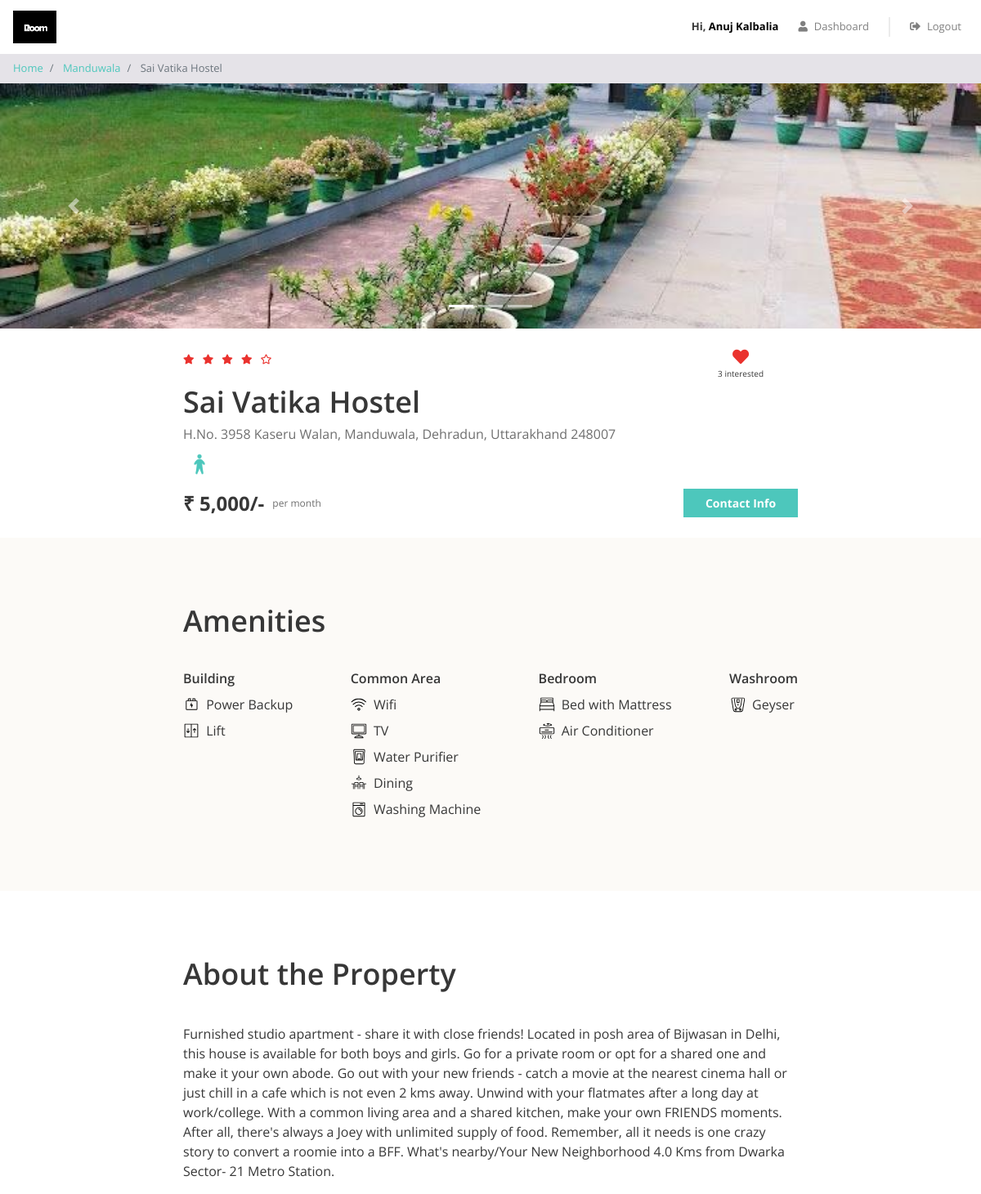
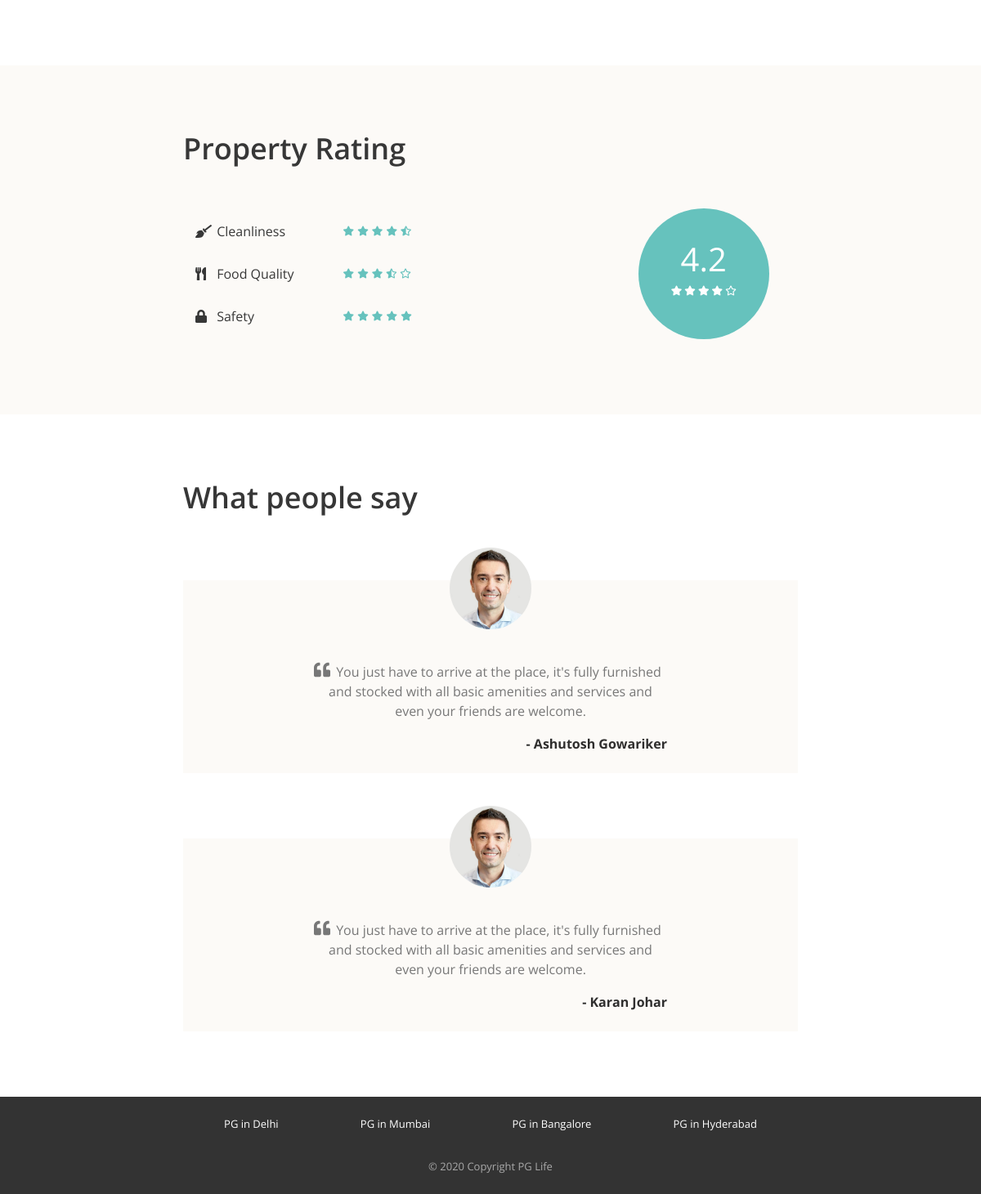
Screenshot of /property_detail.php?property_id=1 (signed in) with the database file from the repository (2 pictures, top to bottom).
### tables this page shows
CREATE TABLE `properties` (
  `id` int(11) NOT NULL,
  `city_id` int(11) NOT NULL,
  `name` varchar(100) NOT NULL,
  `address` varchar(100) NOT NULL,
  `description` longtext NOT NULL,
  `gender` enum('male','female','unisex') NOT NULL,
  `rent` int(11) NOT NULL,
  `rating_clean` float(2,1) NOT NULL,
  `rating_food` float(2,1) NOT NULL,
  `rating_safety` float(2,1) NOT NULL
);

CREATE TABLE `cities` (
  `id` int(11) NOT NULL,
  `name` varchar(100) NOT NULL
);

CREATE TABLE `amenities` (
  `id` int(11) NOT NULL,
  `name` varchar(100) NOT NULL,
  `type` varchar(100) NOT NULL,
  `icon` varchar(100) NOT NULL
);

CREATE TABLE `testimonials` (
  `id` int(11) NOT NULL,
  `property_id` int(11) NOT NULL,
  `user_name` varchar(100) NOT NULL,
  `content` longtext NOT NULL
);

### property_detail.php (the view, shortened to what this page needs)
<?php
require "includes/database_connect.php";
$user_id = isset($_SESSION['user_id']) ? $_SESSION['user_id'] : NULL;
$property_id = $_GET["property_id"];
$sql_1 = "SELECT *, p.id AS property_id, p.name AS property_name, c.name AS city_name
            FROM properties p
            INNER JOIN cities c ON p.city_id = c.id
            WHERE p.id = $property_id";
$result_1 = mysqli_query($conn, $sql_1);
$property = mysqli_fetch_assoc($result_1);
$sql_2 = "SELECT * FROM testimonials WHERE property_id = $property_id";
$result_2 = mysqli_query($conn, $sql_2);
$testimonials = mysqli_fetch_all($result_2, MYSQLI_ASSOC);
$sql_3 = "SELECT a.*
            FROM amenities a
            INNER JOIN properties_amenities pa ON a.id = pa.amenity_id
            WHERE pa.property_id = $property_id";
$result_3 = mysqli_query($conn, $sql_3);
$amenities = mysqli_fetch_all($result_3, MYSQLI_ASSOC);
$sql_4 = "SELECT * FROM interested_users_properties WHERE property_id = $property_id";
$result_4 = mysqli_query($conn, $sql_4);
$interested_users = mysqli_fetch_all($result_4, MYSQLI_ASSOC);
$interested_users_count = mysqli_num_rows($result_4);
?>
<!DOCTYPE html>
<html lang="en">
<head>
    <?php
    include "includes/head_links.php";
    ?>
    <link href="css/property_detail.css" rel="stylesheet" />
</head>
<body>
    <?php
    include "includes/header.php";
    ?>
    <nav aria-label="breadcrumb">
        <ol class="breadcrumb py-2">
            <li class="breadcrumb-item">
                <a href="index.php">Home</a>
            </li>
            <li class="breadcrumb-item">
                <a href="property_list.php?city=<?= $property['city_name']; ?>"><?= $property['city_name']; ?></a>
            </li>
            <li class="breadcrumb-item active" aria-current="page">
                <?= $property['property_name']; ?>
            </li>
        </ol>
    </nav>
    <div id="property-images" class="carousel slide" data-ride="carousel">
        <ol class="carousel-indicators">
            <?php
            $property_images = glob("img/properties/" . $property['property_id'] . "/*");
            foreach ($property_images as $index => $property_image) {
            ?>
                <li data-target="#property-images" data-slide-to="<?= $index ?>" class="<?= $index == 0 ? "active" : ""; ?>"></li>
            <?php
            }
            ?>
        </ol>
        <div class="carousel-inner">
            <?php
            foreach ($property_images as $index => $property_image) {
            ?>
                <div class="carousel-item <?= $index == 0 ? "active" : ""; ?>">
                    <img class="d-block w-100" src="<?= $property_image ?>" alt="slide">
                </div>
            <?php
            }
            ?>
        </div>
        <a class="carousel-control-prev" href="#property-images" role="button" data-slide="prev">
            <span class="carousel-control-prev-icon" aria-hidden="true"></span>
        </a>
        <a class="carousel-control-next" href="#property-images" role="button" data-slide="next">
            <span class="carousel-control-next-icon" aria-hidden="true"></span>
        </a>
    </div>
    <div class="property-summary page-container">
        <div class="row no-gutters justify-content-between">
            <?php
            $total_rating = ($property['rating_clean'] + $property['rating_food'] + $property['rating_safety']) / 3;
            $total_rating = round($total_rating, 1);
            ?>
            <div class="star-container" title="<?= $total_rating ?>">
                <?php
                $rating = $total_rating;
                for ($i = 0; $i < 5; $i++) {
                    if ($rating >= $i + 0.8) {
                ?>
                        <i class="fas fa-star"></i>
                    <?php
                    } elseif ($rating >= $i + 0.3) {
                    ?>
                        <i class="fas fa-star-half-alt"></i>
                    <?php
                    } else {
                    ?>
                        <i class="far fa-star"></i>
                <?php
                    }
                }
                ?>
            </div>
            <div class="interested-container">
                <?php
                $is_interested = false;
                foreach ($interested_users as $interested_user) {
                    if ($interested_user['user_id'] == $user_id) {
                        $is_interested = true;
                    }
                }
                if ($is_interested) {
                ?>
                    <i class="is-interested-image fas fa-heart"></i>
                <?php
                } else {
                ?>
                    <i class="is-interested-image far fa-heart"></i>
                <?php
                }
                ?>
                <div class="interested-text">
                    <span class="interested-user-count"><?= $interested_users_count ?></span> interested
                </div>
            </div>
        </div>
        <div class="detail-container">
            <div class="property-name"><?= $property['property_name'] ?></div>
            <div class="property-address"><?= $property['address'] ?></div>
            <div class="property-gender">
                <?php
                if ($property['gender'] == "male") {
                ?>
                    <img src="img/male.png">
                <?php
                } elseif ($property['gender'] == "female") {
                ?>
                    <img src="img/female.png">
                <?php
                } else {
                ?>
                    <img src="img/unisex.png">
                <?php
                }
                ?>
            </div>
        </div>
        <div class="row no-gutters">
            <div class="rent-container col-6">
                <div class="rent">₹ <?= number_format($property['rent']) ?>/-</div>
                <div class="rent-unit">per month</div>
            </div>
            <div class="button-container col-6">
                <a href="#" class="btn btn-primary">Contact Info</a>
            </div>
        </div>
    </div>
    <div class="property-amenities">
        <div class="page-container">
            <h1>Amenities</h1>
            <div class="row justify-content-between">
                <div class="col-md-auto">
                    <h5>Building</h5>
                    <?php
                    foreach ($amenities as $amenity) {
                        if ($amenity['type'] == "Building") {
                    ?>
                            <div class="amenity-container">
                                <img src="img/amenities/<?= $amenity['icon'] ?>.svg">
                                <span><?= $amenity['name'] ?></span>
                            </div>
                    <?php
                        }
                    }
                    ?>
                </div>
                <div class="col-md-auto">
                    <h5>Common Area</h5>
                    <?php
                    foreach ($amenities as $amenity) {
                        if ($amenity['type'] == "Common Area") {
                    ?>
                            <div class="amenity-container">
                                <img src="img/amenities/<?= $amenity['icon'] ?>.svg">
                                <span><?= $amenity['name'] ?></span>
                            </div>
                    <?php
                        }
                    }
                    ?>
                </div>
                <div class="col-md-auto">
                    <h5>Bedroom</h5>
                    <?php
                    foreach ($amenities as $amenity) {
                        if ($amenity['type'] == "Bedroom") {
                    ?>
                            <div class="amenity-container">
                                <img src="img/amenities/<?= $amenity['icon'] ?>.svg">
                                <span><?= $amenity['name'] ?></span>
                            </div>
                    <?php
                        }
                    }
                    ?>
                </div>
                <div class="col-md-auto">
                    <h5>Washroom</h5>
                    <?php
                    foreach ($amenities as $amenity) {
                        if ($amenity['type'] == "Washroom") {
                    ?>
                            <div class="amenity-container">
                                <img src="img/amenities/<?= $amenity['icon'] ?>.svg">
                                <span><?= $amenity['name'] ?></span>
                            </div>
                    <?php
                        }
                    }
                    ?>
                </div>
            </div>
        </div>
    </div>
    <div class="property-about page-container">
        <h1>About the Property</h1>
        <p><?= $property['description'] ?></p>
    </div>
    <div class="property-rating">
        <div class="page-container">
            <h1>Property Rating</h1>
            <div class="row align-items-center justify-content-between">
                <div class="col-md-6">
                    <div class="rating-criteria row">
                        <div class="col-6">
                            <i class="rating-criteria-icon fas fa-broom"></i>
                            <span class="rating-criteria-text">Cleanliness</span>
                        </div>
                        <div class="rating-criteria-star-container col-6" title="<?= $property['rating_clean'] ?>">
                            <?php
                            $rating = $property['rating_clean'];
                            for ($i = 0; $i < 5; $i++) {
                                if ($rating >= $i + 0.8) {
                            ?>
                                    <i class="fas fa-star"></i>
                                <?php
                                } elseif ($rating >= $i + 0.3) {
                                ?>
                                    <i class="fas fa-star-half-alt"></i>
                                <?php
                                } else {
                                ?>
                                    <i class="far fa-star"></i>
                            <?php
                                }
                            }
                            ?>
                        </div>
                    </div>
                    <div class="rating-criteria row">
                        <div class="col-6">
                            <i class="rating-criteria-icon fas fa-utensils"></i>
                            <span class="rating-criteria-text">Food Quality</span>
                        </div>
                        <div class="rating-criteria-star-container col-6" title="<?= $property['rating_food'] ?>">
                            <?php
                            $rating = $property['rating_food'];
                            for ($i = 0; $i < 5; $i++) {
                                if ($rating >= $i + 0.8) {
                            ?>
                                    <i class="fas fa-star"></i>
                                <?php
                                } elseif ($rating >= $i + 0.3) {
                                ?>
                                    <i class="fas fa-star-half-alt"></i>
                                <?php
                                } else {
                                ?>
                                    <i class="far fa-star"></i>
                            <?php
                                }
                            }
                            ?>
                        </div>
                    </div>
                    <div class="rating-criteria row">
                        <div class="col-6">
                            <i class="rating-criteria-icon fa fa-lock"></i>
                            <span class="rating-criteria-text">Safety</span>
                        </div>
                        <div class="rating-criteria-star-container col-6" title="<?= $property['rating_safety'] ?>">
                            <?php
                            $rating = $property['rating_safety'];
                            for ($i = 0; $i < 5; $i++) {
                                if ($rating >= $i + 0.8) {
                            ?>
                                    <i class="fas fa-star"></i>
                                <?php
                                } elseif ($rating >= $i + 0.3) {
                                ?>
                                    <i class="fas fa-star-half-alt"></i>
                                <?php
                                } else {
                                ?>
                                    <i class="far fa-star"></i>
                            <?php
                                }
                            }
                            ?>
                        </div>
                    </div>
                </div>
                <div class="col-md-4">
                    <div class="rating-circle">
                        <?php
                        $total_rating = ($property['rating_clean'] + $property['rating_food'] + $property['rating_safety']) / 3;
                        $total_rating = round($total_rating, 1);
                        ?>
                        <div class="total-rating"><?= $total_rating ?></div>
                        <div class="rating-circle-star-container">
                            <?php
                            $rating = $total_rating;
                            for ($i = 0; $i < 5; $i++) {
                                if ($rating >= $i + 0.8) {
                            ?>
                                    <i class="fas fa-star"></i>
                                <?php
                                } elseif ($rating >= $i + 0.3) {
                                ?>
                                    <i class="fas fa-star-half-alt"></i>
                                <?php
                                } else {
                                ?>
                                    <i class="far fa-star"></i>
                            <?php
                                }
                            }
                            ?>
                        </div>
                    </div>
                </div>
            </div>
        </div>
    </div>
    <div class="property-testimonials page-container">
        <h1>What people say</h1>
        <?php
        foreach ($testimonials as $testimonial) {
        ?>
            <div class="testimonial-block">
                <div class="testimonial-image-container">
                    <img class="testimonial-img" src="img/man.png">
                </div>
                <div class="testimonial-text">
                    <i class="fa fa-quote-left" aria-hidden="true"></i>
                    <p><?= $testimonial['content'] ?></p>
                </div>
                <div class="testimonial-name">- <?= $testimonial['user_name'] ?></div>
            </div>
        <?php
        }
        ?>
    </div>
    <?php
    include "includes/footer.php";
    ?>
</body>
</html>

### rows the page displays
properties: city.name "Manduwala", name "Sai Vatika Hostel", address "H.No. 3958 Kaseru Walan, Manduwala, Dehradun, Uttarakhand 248007", rent "5,000", description "Furnished studio apartment - share it with close friends! Located in posh area of Bijwasan in Delhi, this house is available for both boys and girls. Go for a private room or opt for a shared one and make it your own abode. Go out with your new friends - catch a movie at the nearest cinema hall or just chill in a cafe which is not even 2 kms away. Unwind with your flatmates after a long day at work/college. With a common living area and a shared kitchen, make your own FRIENDS moments. After all, there's always a Joey with unlimited supply of food. Remember, all it needs is one crazy story to convert a roomie into a BFF. What's nearby/Your New Neighborhood 4.0 Kms from Dwarka Sector- 21…", total_rating "4.2"
amenities: icon (picture), name "Power Backup"
amenities: icon (picture), name "Lift"
amenities: icon (picture), name "Wifi"
amenities: shows a picture, name "TV"
amenities: icon (picture), name "Water Purifier"
amenities: icon (picture), name "Dining"
amenities: icon (picture), name "Washing Machine"
amenities: shows a picture, name "Bed with Mattress"
amenities: shows a picture, name "Air Conditioner"
amenities: icon (picture), name "Geyser"
testimonials: content "You just have to arrive at the place, it's fully furnished and stocked with all basic amenities and services and even your friends are welcome.", user_name "Ashutosh Gowariker"
testimonials: content "You just have to arrive at the place, it's fully furnished and stocked with all basic amenities and services and even your friends are welcome.", user_name "Karan Johar"

### other values shown
$_SESSION["full_name"] "Anuj Kalbalia"
$interested_users_count "3"
